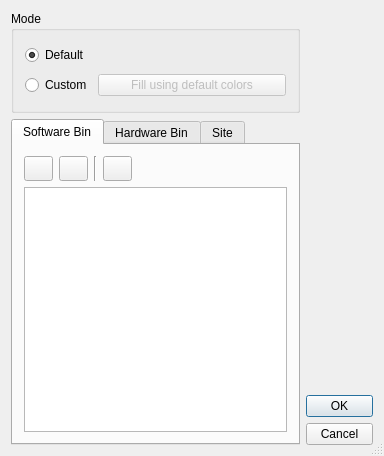
<?xml version="1.0" encoding="UTF-8"?>
<ui version="4.0">
 <class>BinColorsDialogBase</class>
 <widget class="QDialog" name="BinColorsDialogBase">
  <property name="geometry">
   <rect>
    <x>0</x>
    <y>0</y>
    <width>384</width>
    <height>456</height>
   </rect>
  </property>
  <property name="windowTitle">
   <string>Colors</string>
  </property>
  <property name="windowIcon">
   <iconset resource="gex.qrc">
    <normaloff>:/gex/icons/gex_application_48x48.png</normaloff>:/gex/icons/gex_application_48x48.png</iconset>
  </property>
  <property name="autoFillBackground">
   <bool>true</bool>
  </property>
  <property name="sizeGripEnabled">
   <bool>true</bool>
  </property>
  <layout class="QGridLayout" name="gridLayout_5">
   <item row="0" column="0">
    <widget class="QGroupBox" name="groupBox">
     <property name="maximumSize">
      <size>
       <width>16777215</width>
       <height>103</height>
      </size>
     </property>
     <property name="title">
      <string>Mode</string>
     </property>
     <layout class="QGridLayout" name="gridLayout">
      <item row="0" column="0">
       <widget class="QRadioButton" name="radioButtonDefault">
        <property name="text">
         <string>Default</string>
        </property>
        <property name="checked">
         <bool>true</bool>
        </property>
       </widget>
      </item>
      <item row="0" column="1">
       <spacer name="horizontalSpacer_5">
        <property name="orientation">
         <enum>Qt::Horizontal</enum>
        </property>
        <property name="sizeHint" stdset="0">
         <size>
          <width>246</width>
          <height>20</height>
         </size>
        </property>
       </spacer>
      </item>
      <item row="1" column="0">
       <widget class="QRadioButton" name="radioButtonCustom">
        <property name="text">
         <string>Custom</string>
        </property>
       </widget>
      </item>
      <item row="1" column="1">
       <widget class="QPushButton" name="pushButtonFillDefaultColors">
        <property name="enabled">
         <bool>false</bool>
        </property>
        <property name="toolTip">
         <string>Fill bin list with default colors</string>
        </property>
        <property name="text">
         <string>Fill using default colors</string>
        </property>
        <property name="checkable">
         <bool>false</bool>
        </property>
        <property name="flat">
         <bool>false</bool>
        </property>
       </widget>
      </item>
     </layout>
    </widget>
   </item>
   <item row="0" column="1" rowspan="2">
    <spacer name="verticalSpacer">
     <property name="orientation">
      <enum>Qt::Vertical</enum>
     </property>
     <property name="sizeHint" stdset="0">
      <size>
       <width>20</width>
       <height>380</height>
      </size>
     </property>
    </spacer>
   </item>
   <item row="1" column="0" rowspan="3">
    <widget class="QTabWidget" name="tabWidgetBins">
     <property name="currentIndex">
      <number>0</number>
     </property>
     <widget class="QWidget" name="tabSoftBin">
      <attribute name="title">
       <string>Software Bin</string>
      </attribute>
      <layout class="QGridLayout" name="gridLayout_3">
       <item row="0" column="2">
        <widget class="Line" name="Line1">
         <property name="toolTip">
          <string>Give a name to your dataset query</string>
         </property>
         <property name="frameShape">
          <enum>QFrame::VLine</enum>
         </property>
         <property name="frameShadow">
          <enum>QFrame::Sunken</enum>
         </property>
        </widget>
       </item>
       <item row="0" column="3">
        <widget class="QPushButton" name="buttonRemoveSoftBin">
         <property name="sizePolicy">
          <sizepolicy hsizetype="Fixed" vsizetype="Fixed">
           <horstretch>29</horstretch>
           <verstretch>25</verstretch>
          </sizepolicy>
         </property>
         <property name="minimumSize">
          <size>
           <width>29</width>
           <height>25</height>
          </size>
         </property>
         <property name="maximumSize">
          <size>
           <width>29</width>
           <height>25</height>
          </size>
         </property>
         <property name="toolTip">
          <string>Delete a Soft-Bin entry</string>
         </property>
         <property name="text">
          <string/>
         </property>
         <property name="icon">
          <iconset resource="gex.qrc">
           <normaloff>:/gex/icons/file_remove.png</normaloff>:/gex/icons/file_remove.png</iconset>
         </property>
         <property name="iconSize">
          <size>
           <width>32</width>
           <height>32</height>
          </size>
         </property>
        </widget>
       </item>
       <item row="0" column="1">
        <widget class="QPushButton" name="buttonSoftBinProperties">
         <property name="sizePolicy">
          <sizepolicy hsizetype="Fixed" vsizetype="Fixed">
           <horstretch>29</horstretch>
           <verstretch>25</verstretch>
          </sizepolicy>
         </property>
         <property name="minimumSize">
          <size>
           <width>29</width>
           <height>25</height>
          </size>
         </property>
         <property name="maximumSize">
          <size>
           <width>29</width>
           <height>25</height>
          </size>
         </property>
         <property name="focusPolicy">
          <enum>Qt::NoFocus</enum>
         </property>
         <property name="toolTip">
          <string>Edit / Review a Soft-Bin enrty</string>
         </property>
         <property name="text">
          <string/>
         </property>
         <property name="icon">
          <iconset resource="gex.qrc">
           <normaloff>:/gex/icons/properties.png</normaloff>:/gex/icons/properties.png</iconset>
         </property>
         <property name="iconSize">
          <size>
           <width>32</width>
           <height>32</height>
          </size>
         </property>
        </widget>
       </item>
       <item row="0" column="4">
        <spacer name="horizontalSpacer_2">
         <property name="orientation">
          <enum>Qt::Horizontal</enum>
         </property>
         <property name="sizeHint" stdset="0">
          <size>
           <width>40</width>
           <height>20</height>
          </size>
         </property>
        </spacer>
       </item>
       <item row="1" column="0" colspan="5">
        <widget class="QListWidget" name="ListWidgetSoftBin"/>
       </item>
       <item row="0" column="0">
        <widget class="QPushButton" name="buttonNewSoftBin">
         <property name="sizePolicy">
          <sizepolicy hsizetype="Fixed" vsizetype="Fixed">
           <horstretch>29</horstretch>
           <verstretch>25</verstretch>
          </sizepolicy>
         </property>
         <property name="minimumSize">
          <size>
           <width>29</width>
           <height>25</height>
          </size>
         </property>
         <property name="maximumSize">
          <size>
           <width>29</width>
           <height>25</height>
          </size>
         </property>
         <property name="toolTip">
          <string>Add a new Soft-Bin entry</string>
         </property>
         <property name="text">
          <string/>
         </property>
         <property name="icon">
          <iconset resource="gex.qrc">
           <normaloff>:/gex/icons/group.png</normaloff>:/gex/icons/group.png</iconset>
         </property>
         <property name="iconSize">
          <size>
           <width>32</width>
           <height>32</height>
          </size>
         </property>
        </widget>
       </item>
      </layout>
     </widget>
     <widget class="QWidget" name="tabHardBin">
      <attribute name="title">
       <string>Hardware Bin</string>
      </attribute>
      <layout class="QGridLayout" name="gridLayout_2">
       <item row="0" column="0">
        <widget class="QPushButton" name="buttonNewHardBin">
         <property name="sizePolicy">
          <sizepolicy hsizetype="Fixed" vsizetype="Fixed">
           <horstretch>29</horstretch>
           <verstretch>25</verstretch>
          </sizepolicy>
         </property>
         <property name="minimumSize">
          <size>
           <width>29</width>
           <height>25</height>
          </size>
         </property>
         <property name="maximumSize">
          <size>
           <width>29</width>
           <height>25</height>
          </size>
         </property>
         <property name="toolTip">
          <string>Add a new Hard-Bin entry</string>
         </property>
         <property name="text">
          <string/>
         </property>
         <property name="icon">
          <iconset resource="gex.qrc">
           <normaloff>:/gex/icons/group.png</normaloff>:/gex/icons/group.png</iconset>
         </property>
         <property name="iconSize">
          <size>
           <width>32</width>
           <height>32</height>
          </size>
         </property>
        </widget>
       </item>
       <item row="0" column="1">
        <widget class="QPushButton" name="buttonHardBinProperties">
         <property name="sizePolicy">
          <sizepolicy hsizetype="Fixed" vsizetype="Fixed">
           <horstretch>29</horstretch>
           <verstretch>25</verstretch>
          </sizepolicy>
         </property>
         <property name="minimumSize">
          <size>
           <width>29</width>
           <height>25</height>
          </size>
         </property>
         <property name="maximumSize">
          <size>
           <width>29</width>
           <height>25</height>
          </size>
         </property>
         <property name="focusPolicy">
          <enum>Qt::NoFocus</enum>
         </property>
         <property name="toolTip">
          <string>Edit / Review a Hard-Bin enrty</string>
         </property>
         <property name="text">
          <string/>
         </property>
         <property name="icon">
          <iconset resource="gex.qrc">
           <normaloff>:/gex/icons/properties.png</normaloff>:/gex/icons/properties.png</iconset>
         </property>
         <property name="iconSize">
          <size>
           <width>32</width>
           <height>32</height>
          </size>
         </property>
        </widget>
       </item>
       <item row="0" column="2">
        <widget class="Line" name="Line1_2">
         <property name="toolTip">
          <string>Give a name to your dataset query</string>
         </property>
         <property name="frameShape">
          <enum>QFrame::VLine</enum>
         </property>
         <property name="frameShadow">
          <enum>QFrame::Sunken</enum>
         </property>
        </widget>
       </item>
       <item row="0" column="3">
        <widget class="QPushButton" name="buttonRemoveHardBin">
         <property name="sizePolicy">
          <sizepolicy hsizetype="Fixed" vsizetype="Fixed">
           <horstretch>29</horstretch>
           <verstretch>25</verstretch>
          </sizepolicy>
         </property>
         <property name="minimumSize">
          <size>
           <width>29</width>
           <height>25</height>
          </size>
         </property>
         <property name="maximumSize">
          <size>
           <width>29</width>
           <height>25</height>
          </size>
         </property>
         <property name="toolTip">
          <string>Delete a Hard-Bin entry</string>
         </property>
         <property name="text">
          <string/>
         </property>
         <property name="icon">
          <iconset resource="gex.qrc">
           <normaloff>:/gex/icons/file_remove.png</normaloff>:/gex/icons/file_remove.png</iconset>
         </property>
         <property name="iconSize">
          <size>
           <width>32</width>
           <height>32</height>
          </size>
         </property>
        </widget>
       </item>
       <item row="0" column="4">
        <spacer name="horizontalSpacer_4">
         <property name="orientation">
          <enum>Qt::Horizontal</enum>
         </property>
         <property name="sizeHint" stdset="0">
          <size>
           <width>208</width>
           <height>20</height>
          </size>
         </property>
        </spacer>
       </item>
       <item row="1" column="0" colspan="5">
        <widget class="QListWidget" name="ListWidgetHardBin"/>
       </item>
      </layout>
     </widget>
     <widget class="QWidget" name="tabSite">
      <attribute name="title">
       <string>Site</string>
      </attribute>
      <layout class="QGridLayout" name="gridLayout_4">
       <item row="0" column="0">
        <widget class="QPushButton" name="buttonNewSite">
         <property name="sizePolicy">
          <sizepolicy hsizetype="Fixed" vsizetype="Fixed">
           <horstretch>29</horstretch>
           <verstretch>25</verstretch>
          </sizepolicy>
         </property>
         <property name="minimumSize">
          <size>
           <width>29</width>
           <height>25</height>
          </size>
         </property>
         <property name="maximumSize">
          <size>
           <width>29</width>
           <height>25</height>
          </size>
         </property>
         <property name="toolTip">
          <string>Add a new Site entry</string>
         </property>
         <property name="text">
          <string/>
         </property>
         <property name="icon">
          <iconset resource="gex.qrc">
           <normaloff>:/gex/icons/group.png</normaloff>:/gex/icons/group.png</iconset>
         </property>
         <property name="iconSize">
          <size>
           <width>32</width>
           <height>32</height>
          </size>
         </property>
        </widget>
       </item>
       <item row="0" column="1">
        <widget class="QPushButton" name="buttonSiteProperties">
         <property name="sizePolicy">
          <sizepolicy hsizetype="Fixed" vsizetype="Fixed">
           <horstretch>29</horstretch>
           <verstretch>25</verstretch>
          </sizepolicy>
         </property>
         <property name="minimumSize">
          <size>
           <width>29</width>
           <height>25</height>
          </size>
         </property>
         <property name="maximumSize">
          <size>
           <width>29</width>
           <height>25</height>
          </size>
         </property>
         <property name="focusPolicy">
          <enum>Qt::NoFocus</enum>
         </property>
         <property name="toolTip">
          <string>&lt;html&gt;&lt;head/&gt;&lt;body&gt;&lt;p&gt;Edit / Review a Site enrty&lt;/p&gt;&lt;/body&gt;&lt;/html&gt;</string>
         </property>
         <property name="text">
          <string/>
         </property>
         <property name="icon">
          <iconset resource="gex.qrc">
           <normaloff>:/gex/icons/properties.png</normaloff>:/gex/icons/properties.png</iconset>
         </property>
         <property name="iconSize">
          <size>
           <width>32</width>
           <height>32</height>
          </size>
         </property>
        </widget>
       </item>
       <item row="0" column="2">
        <widget class="Line" name="Line1_3">
         <property name="toolTip">
          <string>Give a name to your dataset query</string>
         </property>
         <property name="frameShape">
          <enum>QFrame::VLine</enum>
         </property>
         <property name="frameShadow">
          <enum>QFrame::Sunken</enum>
         </property>
        </widget>
       </item>
       <item row="0" column="3">
        <widget class="QPushButton" name="buttonRemoveSite">
         <property name="sizePolicy">
          <sizepolicy hsizetype="Fixed" vsizetype="Fixed">
           <horstretch>29</horstretch>
           <verstretch>25</verstretch>
          </sizepolicy>
         </property>
         <property name="minimumSize">
          <size>
           <width>29</width>
           <height>25</height>
          </size>
         </property>
         <property name="maximumSize">
          <size>
           <width>29</width>
           <height>25</height>
          </size>
         </property>
         <property name="toolTip">
          <string>Delete a Site entry</string>
         </property>
         <property name="text">
          <string/>
         </property>
         <property name="icon">
          <iconset resource="gex.qrc">
           <normaloff>:/gex/icons/file_remove.png</normaloff>:/gex/icons/file_remove.png</iconset>
         </property>
         <property name="iconSize">
          <size>
           <width>32</width>
           <height>32</height>
          </size>
         </property>
        </widget>
       </item>
       <item row="0" column="4">
        <spacer name="horizontalSpacer_3">
         <property name="orientation">
          <enum>Qt::Horizontal</enum>
         </property>
         <property name="sizeHint" stdset="0">
          <size>
           <width>223</width>
           <height>20</height>
          </size>
         </property>
        </spacer>
       </item>
       <item row="1" column="0" colspan="5">
        <widget class="QListWidget" name="ListWidgetSite"/>
       </item>
      </layout>
     </widget>
    </widget>
   </item>
   <item row="2" column="1">
    <widget class="QPushButton" name="PushButtonOk">
     <property name="sizePolicy">
      <sizepolicy hsizetype="Fixed" vsizetype="Fixed">
       <horstretch>0</horstretch>
       <verstretch>0</verstretch>
      </sizepolicy>
     </property>
     <property name="maximumSize">
      <size>
       <width>67</width>
       <height>25</height>
      </size>
     </property>
     <property name="text">
      <string>OK</string>
     </property>
     <property name="default">
      <bool>true</bool>
     </property>
    </widget>
   </item>
   <item row="3" column="1">
    <widget class="QPushButton" name="PushButtonCancel">
     <property name="sizePolicy">
      <sizepolicy hsizetype="Preferred" vsizetype="Preferred">
       <horstretch>0</horstretch>
       <verstretch>0</verstretch>
      </sizepolicy>
     </property>
     <property name="minimumSize">
      <size>
       <width>0</width>
       <height>0</height>
      </size>
     </property>
     <property name="maximumSize">
      <size>
       <width>67</width>
       <height>25</height>
      </size>
     </property>
     <property name="text">
      <string>Cancel</string>
     </property>
    </widget>
   </item>
  </layout>
 </widget>
 <layoutdefault spacing="6" margin="11"/>
 <resources>
  <include location="gex.qrc"/>
 </resources>
 <connections/>
</ui>
